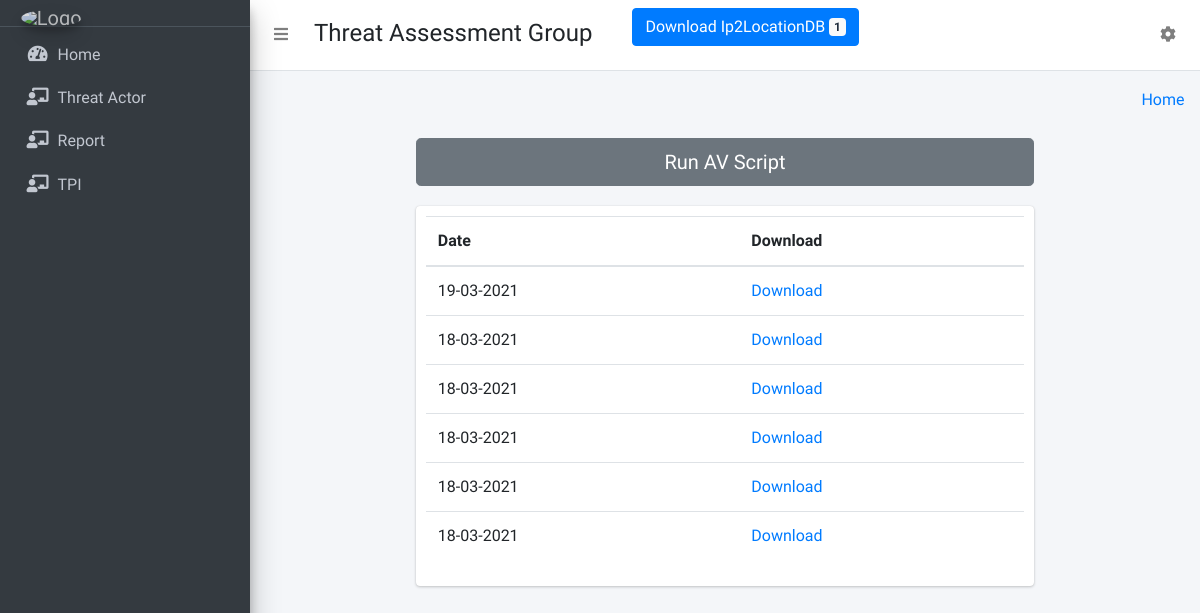
The page /Otx/ on the database as committed earlier.
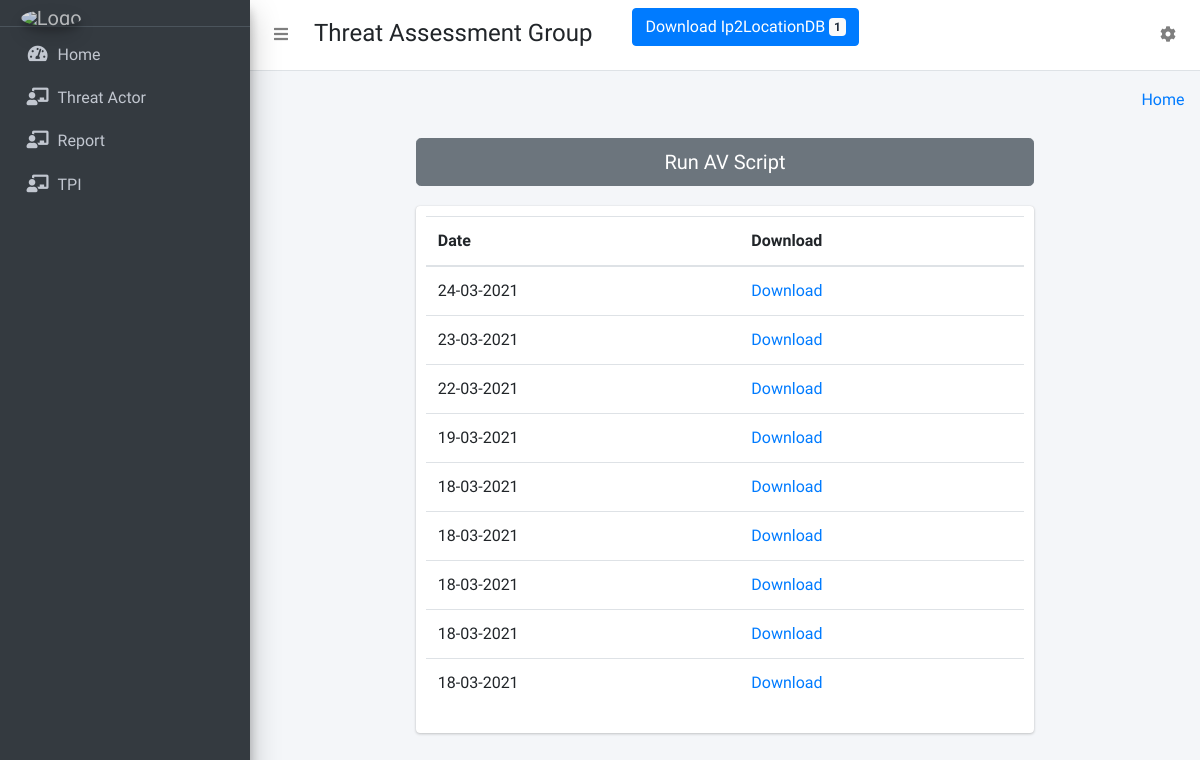
The same page on the database as committed later.
### collect/models.py (models this page shows)
class AVModel(models.Model):
    date = models.DateTimeField(auto_now_add=True)
    FilePath = models.FileField(upload_to='AV/')

### collect/otxview.py (the view)
# urls.py: path('Otx/', otxview.otx, name='otx'),
def otx(request):
    LastAVFile = AVModel.objects.all().order_by('-id')[:10]
    return render(request, 'dashboard/otxAV.html',{"avFileData":LastAVFile})

### templates/dashboard/otxAV.html (shortened to what this page needs)
{% extends 'dashboard/base.html' %}
{% block main_content %}
{% load static %}
<div class="container-fluid">
    <div class="row">
        <div class="col-md-2"></div>
        <div class="col-md-8">
            <button id ="check" type="button" class="btn btn-secondary btn-lg btn-block">Run AV Script</button>
        </div>
    </div>
    <div class="row">
        <div class="col-md-2"></div>
        <div class="col-md-8">
            <div class="col-md-12 card" style="padding:10px">
                <table id="example" class="table display" style="width:100%">
                    <thead>
                        <tr>
                            <th>Date</th>
                            <th>Download</th>
                        </tr>
                    </thead>
                    <tbody>
                    {% for dt in avFileData %}
                        <tr>
                            <td>{{  dt.date | date:"d-m-Y"|lower }}</td>
                            <td> <a href='/media/{{ dt.FilePath }}' download>Download</a> </td>
                        </tr>
                    {% endfor %}
                    </tbody>
                </table>
            </div>
        </div>
    </div>
</div>
{% endblock main_content %}

Rows that differ between the two databases and show on the page:
added AVModel: date "24-03-2021"
added AVModel: date "23-03-2021"
added AVModel: date "22-03-2021"
